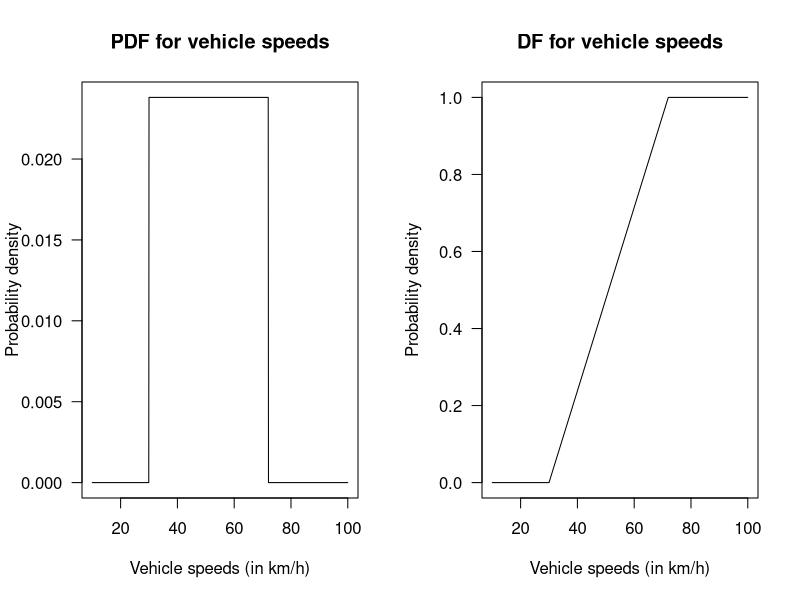
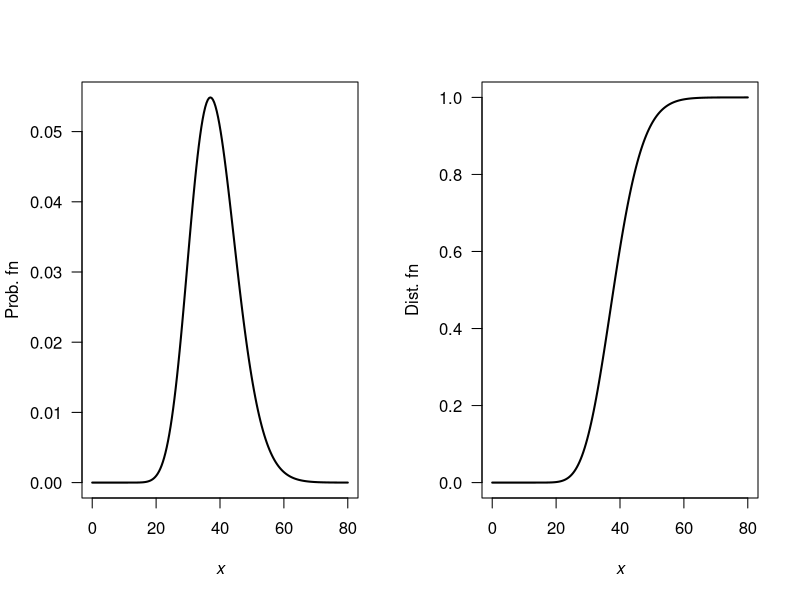
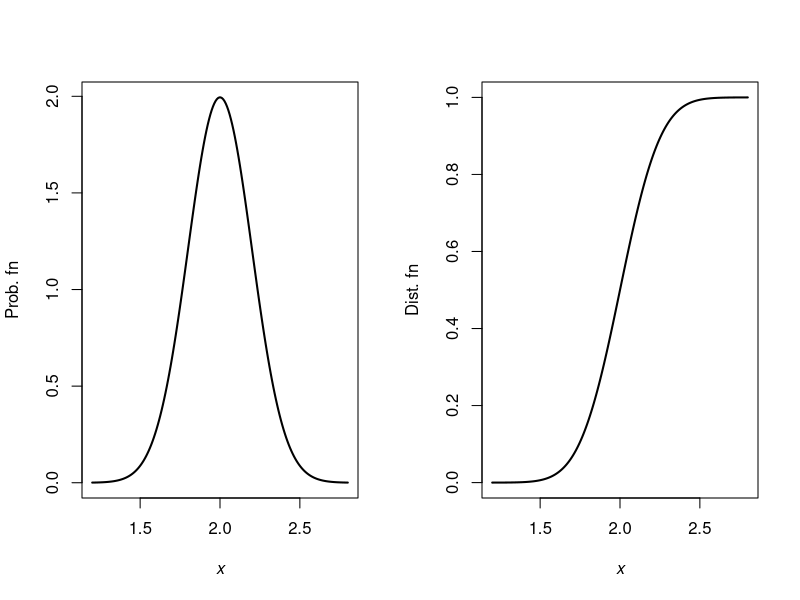
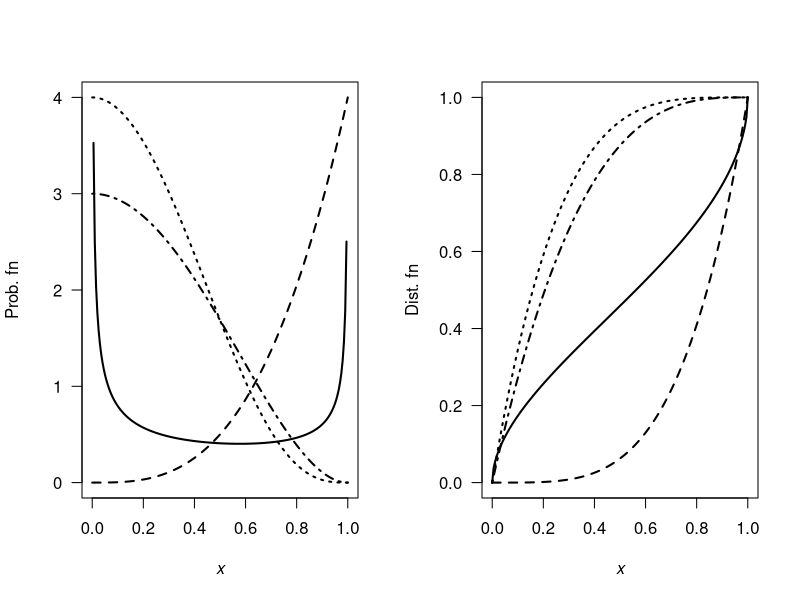
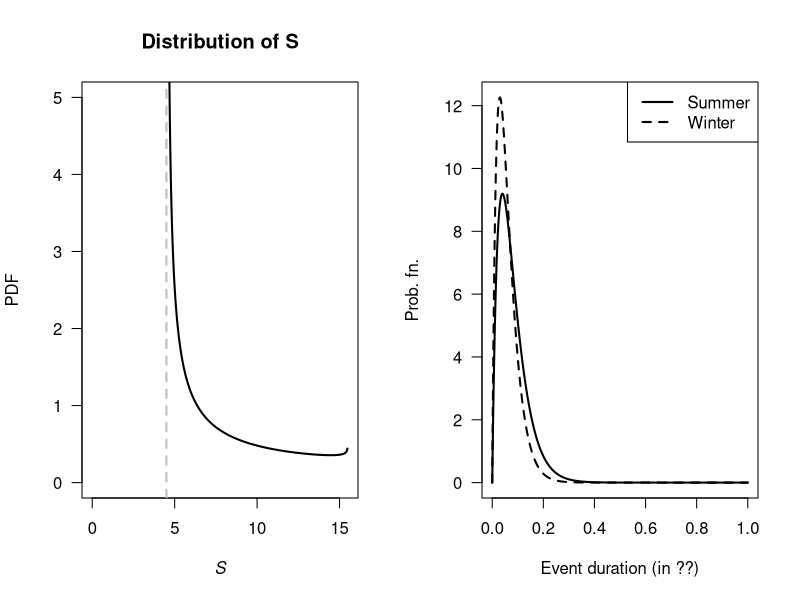
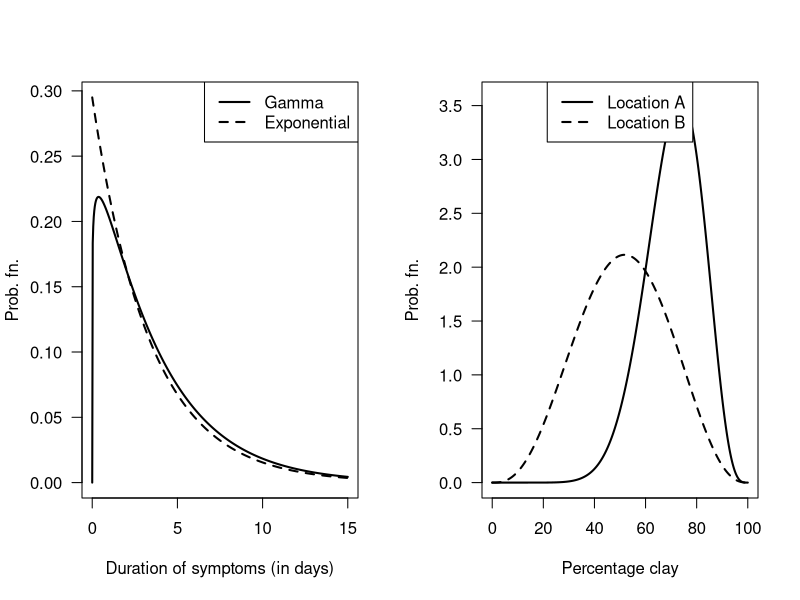
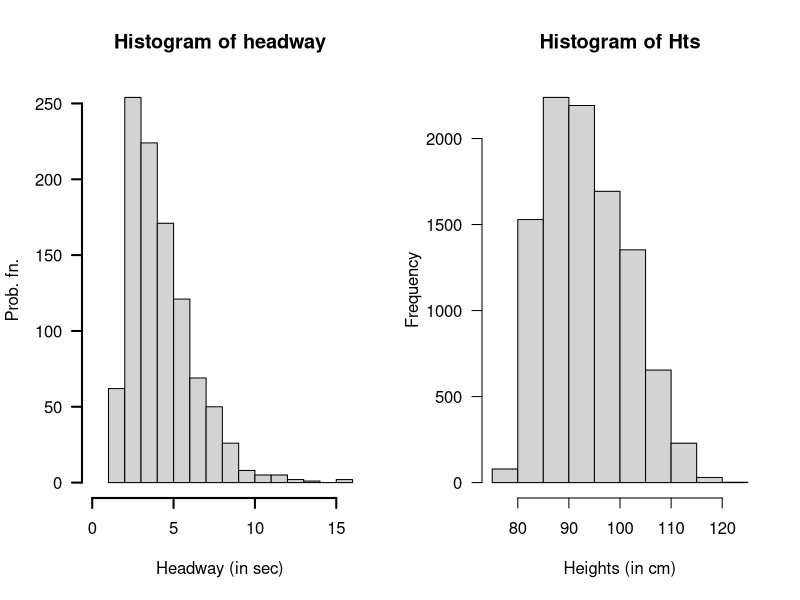
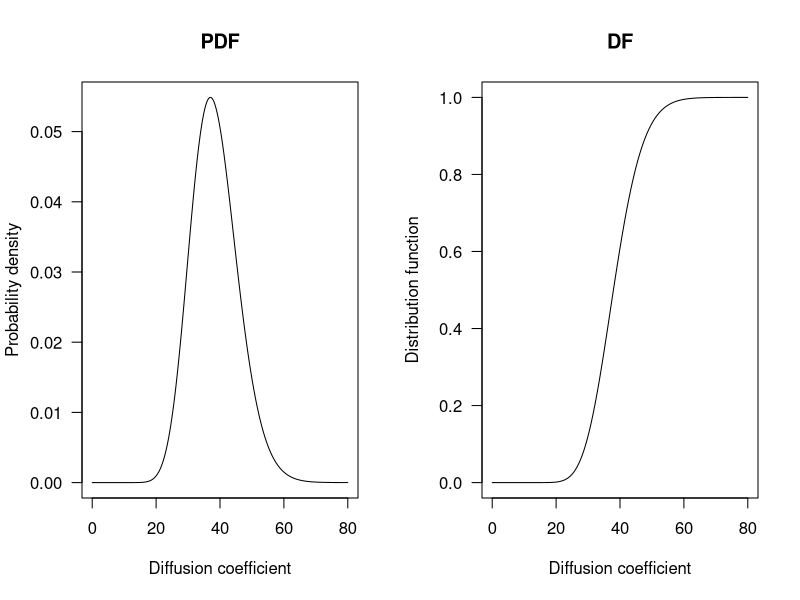

Write the R code that produced these figures, in order.
## ---- chunk 1
1 - punif(60, 30, 72)
(1 - punif(65, 30, 72) ) /
  (1 - punif(60, 30, 72) )

## ---- chunk 2
par(mfrow = c(1, 2))

x <- seq(10, 100,
         length = 1000)
plot( x = x,
      y = dunif(x, 
                min = 30,
                max = 72),
      type = "l",
      las = 1,
      xlab = "Vehicle speeds (in km/h)",
      ylab = "Probability density",
      main = "PDF for vehicle speeds")

x <- seq(10, 100,
         length = 1000)
plot( x = x,
      y = punif(x, 
                min = 30,
                max = 72),
      type = "l",
      las = 1,
      ylim = c(0, 1),
      xlab = "Vehicle speeds (in km/h)",
      ylab = "Probability density",
      main = "DF for vehicle speeds")
## ---- chunk 3
# Proportion excluded:
pnorm(30, 48, 8.8) + # Slower than 30
   (1- pnorm(72, 48, 8.8)) # Faster than 72
## ---- chunk 4
alpha <- 27.05
beta <- 1.42

x <- seq(0, 80, length = 200)

par(mfrow = c(1, 2))

plot( y = dgamma(x, shape = alpha, scale = beta),
      x = x,
      las = 1,
      xlab = expression(italic(x)),
      ylab = "Prob. fn",
      type = "l",
      lwd = 2)
plot( y = pgamma(x, shape = alpha, scale = beta),
      x = x,
      xlab = expression(italic(x)),
      ylab = "Dist. fn",
      type = "l",
      las = 1,
      lwd = 2)

( pgamma(50, shape = alpha, scale = beta) - 
  pgamma(30, shape = alpha, scale = beta) ) /
pgamma(50, shape = alpha, scale = beta)
## ---- chunk 5
mn <- 2
sd <- 0.2

x <- seq(1.2, 2.8, length = 200)

par(mfrow = c(1, 2))

plot( y = dnorm(x, mean = mn, sd = sd),
      x = x,
      xlab = expression(italic(x)),
      ylab = "Prob. fn",
      type = "l",
      lwd = 2)
plot( y = pnorm(x, mean = mn, sd = sd ),
      x = x,
      xlab = expression(italic(x)),
      ylab = "Dist. fn",
      type = "l",
      lwd = 2)

1 - pnorm(2.4, mean = mn, sd = sd)
qnorm(0.8, mean = mn, sd = sd)
qnorm(0.85, mean = mn, sd = sd)

## ---- chunk 6
dKumaraswamy <- function(x, a, b){
  a * b * x^(a - 1) * (1 - x^2) ^ (b - 1)
}
pKumaraswamy <- function(x, a, b){
  1 - (1 - x^a)^b
}


x <- seq(0, 1, length = 200)

par(mfrow = c(1, 2))

plot( y = dKumaraswamy(x, a = 0.5, b = 0.5),
      x = x,
      xlab = expression(italic(x)),
      ylab = "Prob. fn",
      las = 1,
      type = "l",
      ylim = c(0, 4),
      lwd = 2)
lines(y = dKumaraswamy(x, a = 4, b = 1),
      x = x,
      lwd = 2,
      lty = 2)
lines(y = dKumaraswamy(x, a = 1, b = 4),
      x = x,
      lwd = 2,
      lty = 3)
lines(y = dKumaraswamy(x, a = 1, b = 3),
      x = x,
      lwd = 2,
      lty = 4)




plot( y = pKumaraswamy(x, a = 0.5, b = 0.5),
      x = x,
      las = 1,
      xlab = expression(italic(x)),
      ylab = "Dist. fn",
      type = "l",
      lwd = 2)
lines(y = pKumaraswamy(x, a = 4, b = 1),
      x = x,
      lwd = 2,
      lty = 2)
lines(y = pKumaraswamy(x, a = 1, b = 4),
      x = x,
      lwd = 2,
      lty = 3)
lines(y = pKumaraswamy(x, a = 1, b = 3),
      x = x,
      lwd = 2,
      lty = 4)


## ---- chunk 7
v <- seq(0, 1, length = 500)
stime <- 4.5 + 11 * v
  
PDFv <- dbeta(v, shape1 = 0.287, shape2 = 0.926)

plot( PDFv ~ stime,
      type = "l",
      las = 1,
      xlim = c(0, 15.5),
      ylim = c(0, 5),
      xlab = expression(italic(S)),
      ylab = "PDF",
      main = "Distribution of S",
      lwd = 2)
abline(v = 4.5,
       lty = 2,
       col = "grey",
       lwd = 2)
## Part 3
1 - pbeta( 0.9545455, shape1 = 0.287, shape2 = 0.926)

## Part 4
qbeta(0.2, shape1 = 0.287, shape2 = 0.926) + 4.5
## ---- chunk 8
alpha <- 2; betaS <- 0.04; betaW <- 0.03
x <- seq(0, 1, length = 1000)

yS <- dgamma( x, shape = alpha, scale = betaS)
yW <- dgamma( x, shape = alpha, scale = betaW)

plot( range(c(yS, yW)) ~  range(x),
      type = "n", # No plot, just canvas
      las = 1,
      xlab = "Event duration (in ??)",
      ylab = "Prob. fn.")
lines(yS ~ x, 
      lty = 1,
      lwd = 2)
lines(yW ~ x, 
      lty = 2,
      lwd = 2)
legend( "topright",
        lwd = 2,
        lty = 1:2,
        legend = c("Summer", "Winter"))

1 - pgamma(6/24, shape = alpha, scale = betaW)
1 - pgamma(6/24, shape = alpha, scale = betaS)

## ---- chunk 9
alpha <- 1.11; beta <- 3.39

x <- seq(0, 15, length = 500)
yGamma <- dgamma(x, shape = alpha, scale = beta)
yExp <- dexp(x, rate = 1/beta)

plot( range (c(yGamma, yExp)) ~ range(x),
      type = "n", # No plot, just canvas
      las = 1,
      xlab = "Duration of symptoms (in days)",
      ylab = "Prob. fn.")
lines( yGamma ~ x,
       lwd = 2,
       lty = 1)
lines( yExp ~ x,
       lwd = 2,
       lty = 2)
legend( "topright",
        lwd = 2,
        lty = 1:2,
        legend = c("Gamma", "Exponential"))

## Part 3
1 - pgamma(4, shape = alpha, scale = beta)
1 - pexp(4, rate = 1/beta)

## Part 4
qgamma(0.95, shape = alpha, scale = beta)
qexp(0.95, rate = 1/beta)
## ---- chunk 10
pnorm(5, mean = 6, sd = 1.5)

(1 - pnorm(7, mean = 6, sd = 1.5) ) / 
  (1 - pnorm(5, mean = 6, sd = 1.5) )

qnorm(0.85, mean = 6, sd = 1.5)
## ---- chunk 11
x <- seq(0, 1, length = 1000)
yA <- dbeta(x, shape1 = 11.52, shape2 = 4.75)
yB <- dbeta(x, shape1 = 3.85, shape2 = 3.65)

plot( range( c(yA, yB)) ~ range(100 * x),
      type = "n", #No plot, just canvas
      las = 1,
      xlab = "Percentage clay",
      ylab = "Prob. fn.")
lines( yA ~ I(100 * x), 
       lwd = 2,
       lty = 1)
lines( yB ~ I(100 * x), 
       lwd = 2,
       lty = 2)
legend("top",
       lty = 1:2,
       lwd = 2,
       legend = c("Location A", "Location B"))

## Part 3
pbeta( 0.5, shape1 = 11.52, shape2 = 4.75)
pbeta( 0.5, shape1 = 3.85, shape2 = 3.65)
## ---- chunk 12
numSims <- 1000
yHeadway <- rgamma( n = numSims,
                    shape = 2.5,
                    rate = 0.8)
xHeadway <- yHeadway + 1.2
hist(xHeadway,
     las = 1,
     lwd = 2,
     xlim = c(0, max(xHeadway)),
     main = "Histogram of headway",
     ylab = "Prob. fn.",
     xlab = "Headway (in sec)")

xMean <- 3.2; xVar <- 1.6
xLo <- 3.2 - 2 * sqrt(xVar)
xHi <- 3.2 + 2 * sqrt(xVar)
cat("Limits", xLo, "and", xHi, "\n")

# Part 3
Num <- sum( (xHeadway < xHi ) & (xHeadway > xLo) )
EmpiricalProp <- Num / numSims
EmpiricalProp

# Part 4: Tchebyshev: AT LEAST this proportion
k <- 2
1 - 1/k^2
## ---- chunk 13
htMean <- function(x) {
  7.5 * x + 70
}
htSD <- function(x) {
  0.4575 * x + 1.515
}

NumSims <- 10000

Ages <- c(
  rep(2, NumSims * 0.32),
  rep(3, NumSims * 0.33),
  rep(4, NumSims * 0.25),
  rep(5, NumSims * 0.10)
)

Hts <- rnorm(NumSims,
             mean = htMean(Ages),
             sd = htSD(Ages))
hist(Hts,
     las = 1,
     xlab = "Heights (in cm)")

# Taller than 100:
cat("Taller than 100cm:", sum( Hts > 100) / NumSims * 100, "%\n")
# Mean and variance:
cat("Mean:", mean( Hts ), "cm; ",
    "Std dev: ", sd(Hts), "cm\n")

# Sort the heights to find where the tallest 20% are:
cat("Tallest 15% are taller than", 
    sort(Hts)[ NumSims * 0.85], "cm\n")
## ---- chunk 14
topPart <- pgamma(50, shape = 27.05, scale = 1.42) - 
           pgamma(30, shape = 27.05, scale = 1.42)
bottomPart <-pgamma(50, shape = 27.05, scale = 1.42)

topPart / bottomPart
## ---- chunk 15
par(mfrow = c(1, 2))

x <- seq(0, 80,
         length = 1000)
y <- dgamma(x,
            shape = 27.05,
            scale = 1.42)
plot(y ~ x,
     las = 1,
     type = "l",
     xlab = "Diffusion coefficient",
     ylab = "Probability density",
     main = "PDF")


x <- seq(0, 80,
         length = 1000)
y <- pgamma(x,
            shape = 27.05,
            scale = 1.42)
plot(y ~ x,
     las = 1,
     type = "l",
     xlab = "Diffusion coefficient",
     ylab = "Distribution function",
     main = "DF")
